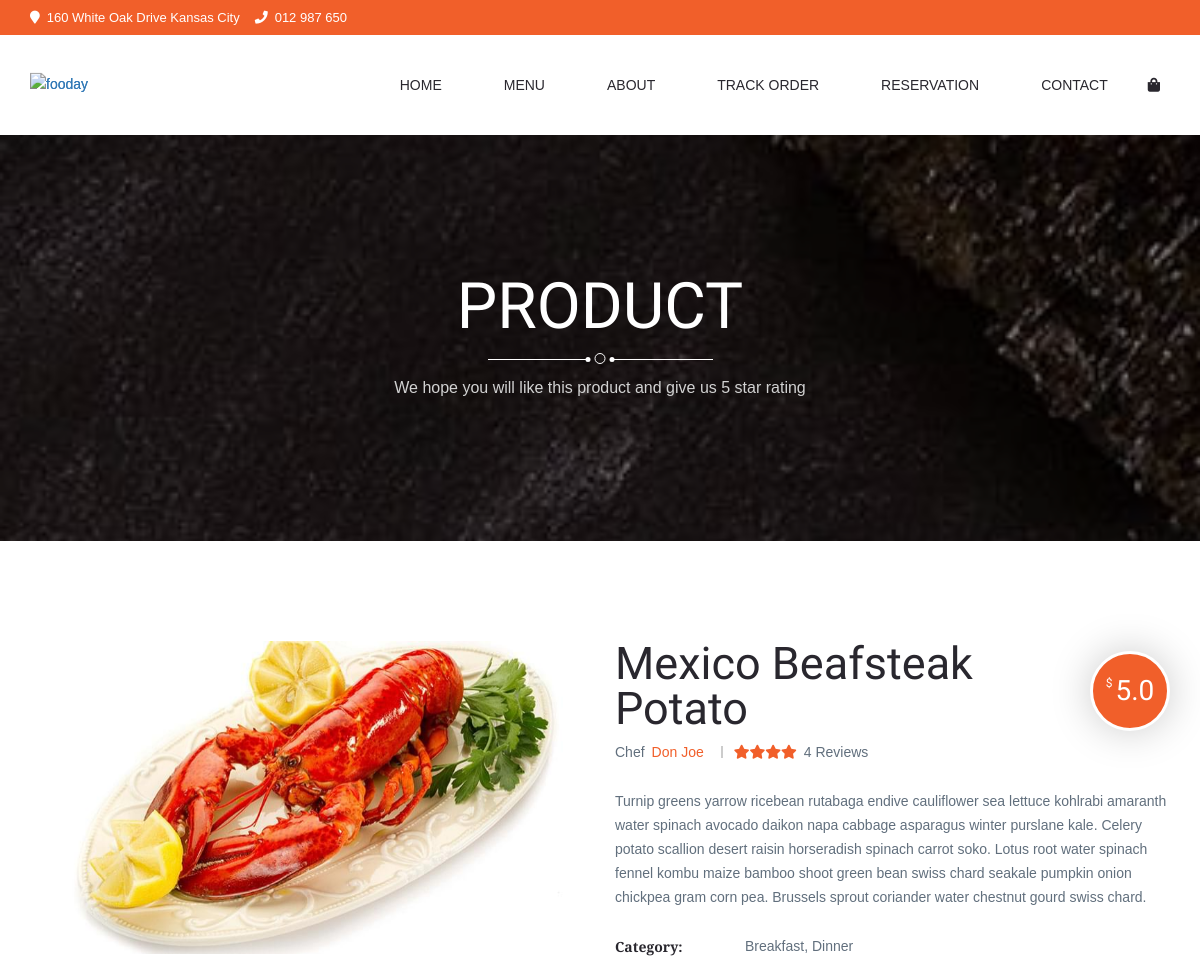
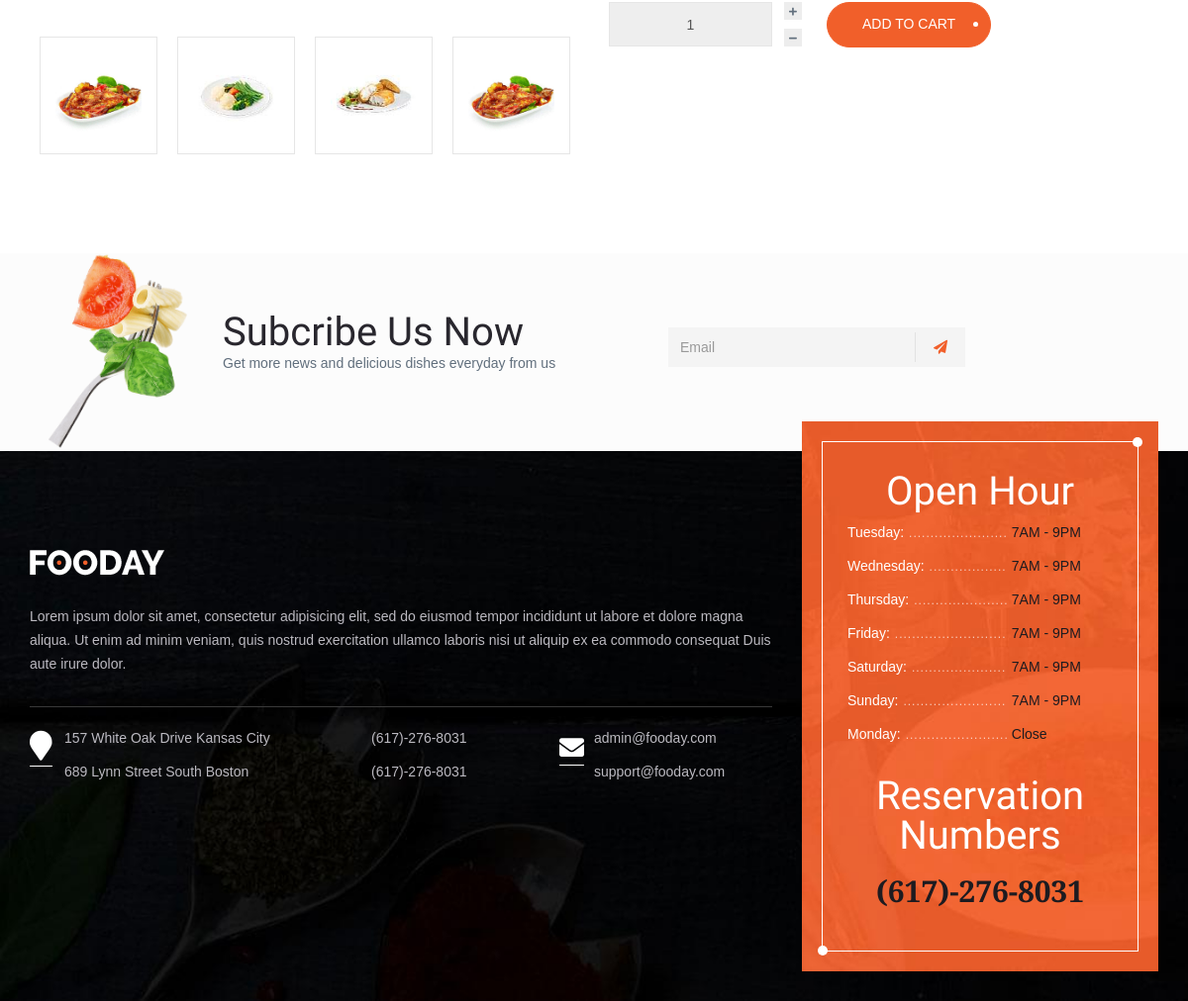
Screenshot of /product/2/ with the database file from the repository (2 pictures, top to bottom).
### core/models.py (models this page shows, shortened)
class Product(models.Model):
    catagory = models.ManyToManyField(Catagory,
                    related_name="catagory_products")
    name = models.CharField(max_length=50)
    description = models.TextField()
    image_path = models.CharField(max_length=100)
    price = models.FloatField()
    chef_name = models.CharField(max_length=30)
    @property
    def get_catagories(self):
        return ', '.join([catagory.name for catagory in self.catagory.all()])

class Catagory(models.Model):
    name = models.CharField(max_length = 10)
    image_path = models.CharField(max_length=100)

### core/views.py (the view)
# urls.py: path('product/<int:pk>/', views.product, name='product'),
def product(request, pk):
	product = get_object_or_404(Product, pk=pk)
	return render(request,"product.html", {"product": product})

### core/templates/product.html (shortened to what this page needs)
{% extends 'base.html' %}
{% load static %}
{% block content %}
<div class="page-container">
  <div data-bottom-top="background-position: 50% 50px;" data-center="background-position: 50% 0px;" data-top-bottom="background-position: 50% -50px;" class="page-title page-product">
    <div class="container">
      <div class="title-wrapper">
        <div data-top="transform: translateY(0px);opacity:1;" data--20-top="transform: translateY(-5px);" data--50-top="transform: translateY(-15px);opacity:0.8;" data--120-top="transform: translateY(-30px);opacity:0;" data-anchor-target=".page-title" class="title">Product</div>
        <div data-top="opacity:1;" data--120-top="opacity:0;" data-anchor-target=".page-title" class="divider"><span class="line-before"></span><span class="dot"></span><span class="line-after"></span></div>
        <div data-top="transform: translateY(0px);opacity:1;" data--20-top="transform: translateY(5px);" data--50-top="transform: translateY(15px);opacity:0.8;" data--120-top="transform: translateY(30px);opacity:0;" data-anchor-target=".page-title" class="subtitle">We hope you will like this product and give us 5 star rating</div>
      </div>
    </div>
  </div>
  <div class="page-content-wrapper">
    <div class="container">
      <section class="product-single padding-top-100 padding-bottom-100">
        <div class="row">
          <div class="col-md-6">
            <div class="product-image">
              <div class="product-featured-image">
                <div class="main-slider">
                  <div class="slides">
                    <div class="featured-image-item"><img src="{% static 'assets/images/product/product-full-02.jpg' %}" alt="fooday" class="img img-responsive"></div>
                  </div>
                </div>
                <div data-width="150" class="nav-slider">
                  <ul class="slides list-inline">
                    <li class="swin-transition thumbnail-image-item"><a href="javascript:void(0)" class="testimonial-nav-item"><img src="{% static 'assets/images/product/product-thumb-02.jpg' %}" alt="fooday" class="img img-responsive swin-transition"></a></li>
                    <li class="swin-transition thumbnail-image-item"><a href="javascript:void(0)" class="testimonial-nav-item"><img src="{% static 'assets/images/product/product-thumb-03.jpg' %}" alt="fooday" class="img img-responsive swin-transition"></a></li>
                    <li class="swin-transition thumbnail-image-item"><a href="javascript:void(0)" class="testimonial-nav-item"><img src="{% static 'assets/images/product/product-thumb-04.jpg' %}" alt="fooday" class="img img-responsive swin-transition"></a></li>
                    <li class="swin-transition thumbnail-image-item"><a href="javascript:void(0)" class="testimonial-nav-item"><img src="{% static 'assets/images/product/product-thumb-02.jpg' %}" alt="fooday" class="img img-responsive swin-transition"></a></li>
                  </ul>
                </div>
              </div>
            </div>
          </div>
          <div class="col-md-6">
            <div class="product-summary">
              <div class="product-title">
                <div class="title">{{product.name}}</div>
              </div>
              <div class="product-price">
                <div class="price"><span class="currency-symbol">$ </span>{{ product.price }}</div>
              </div>
              <div class="product-info">
                <ul class="list-inline">
                  <li class="author"><span>Chef</span><span class="text">{{ product.chef_name }}</span></li>
                  <li class="rating"><a href="javascript:void(0)"><i class="fa fa-star"></i><i class="fa fa-star"></i><i class="fa fa-star"></i><i class="fa fa-star"></i></a><span>4 Reviews</span></li>
                </ul>
              </div>
              <div class="product-desc">
                <p>{{ product.description }}</p>
              </div>
              <div class="product-meta-info">
                <div class="meta-info-item">
                  <div class="meta-info-caption">Category:</div>
                  <div class="meta-info-text">
                    {{ product.get_catagories }}
                </div>
              </div>
              <div class="product-quanlity">
                <form action="#">
                  <div class="input-group">
                    <input disabled type="text" name="quanlity" placeholder="" value="1" class="form-control"><a href="javascript:void(0)" class="quanlity-plus"><i class="fa fa-plus"></i></a><a href="javascript:void(0)" class="quanlity-minus"><i class="fa fa-minus"></i></a>
                  </div>
                  <div class="add-to-cart">
                    <a href="javascript:void(0)"  @click="productAddToCart($event, {pk:{{ product.pk }}, name:'{{product.name}}', description: '{{product.description}}', price: '{{product.price}}', image_path: '{{product.image_path}}'})" class="swin-btn"> <span>Add To Cart</span></a>
                  </div>
                </form>
              </div>
            </div>
          </div>
        </div>
      </section>
    </div>
  </div>
</div>
{% endblock %}

### core/static/assets/css/layout.css (style rules this page uses)
html { overflow-x: hidden; }
body { background-color: #fff; font-family: 'Merriweather Sans', sans-serif; font-weight: 400; line-height: 1.714; color: #616f7d; overflow-x: hidden; }
.slick-slide { position: relative; }
header + div { padding-top: 135px; }
.page-title { background-image: url("../images/background/pagetitle-bg.jpg"); position: relative; background-position: center center; background-repeat: no-repeat; background-attachment: fixed; background-size: cover; }
.page-title:before { content: ''; position: absolute; top: 0; left: 0; width: 100%; height: 100%; background-color: rgba(0, 0, 0, 0.5); }
.page-title .title-wrapper { padding: 140px 0; text-align: center; position: relative; }
.page-title .title { color: #fff; font-family: "Rancho", sans-serif; font-size: 64px; text-transform: uppercase; line-height: 1; margin-bottom: 20px; }
.page-title .subtitle { color: #d2d2d2; font-size: 16px; }
.divider { position: relative; width: 225px; margin: auto; height: 15px; }
.divider .line-before, .divider .line-after { position: absolute; height: 1px; background-color: #fff; width: 100px; }
.divider .line-before { left: 0; }
.divider .line-after { right: 0; }
.divider .dot { position: absolute; width: 11px; height: 11px; border-radius: 50%; border: 1px solid #fff; top: -6px; left: 50%; transform: translateX(-50%); }
.divider .dot:before, .divider .dot:after { content: ''; position: absolute; height: 5px; width: 5px; background-color: #fff; top: 3px; left: 50%; border-radius: 50%; }
.divider .dot:before { transform: translateX(-15px); }
.divider .dot:after { transform: translateX(9px); }
.page-content-wrapper { background-color: #fff; }
.product-single .product-featured-image .main-slider { margin-bottom: 50px; }
.product-single .thumbnail-image-item { margin: 0 10px; }
.product-single .thumbnail-image-item a { display: block; border: 1px solid #e6e6e6; padding: 15px; }
.product-single .product-summary { position: relative; }
.product-single .product-summary .product-title { margin-bottom: 10px; padding-right: 80px; }
.product-single .product-summary .product-title .title { font-size: 45px; line-height: 1; }
.product-single .product-summary .product-price { font-family: "Rancho", sans-serif; font-weight: 300; width: 80px; height: 80px; border-radius: 50%; background-color: #f15f2a; border: 3px solid #fff; color: #fff; text-align: center; padding: 10px 0; position: absolute; right: 0; top: 10px; box-shadow: 0 0 40px rgba(0, 0, 0, 0.21); }
.product-single .product-summary .product-price .price { display: block; font-size: 28px; line-height: 38px; }
.product-single .product-summary .product-price .price .currency-symbol { font-size: 12px; vertical-align: 13px; }
.product-single .product-summary .product-info { margin-bottom: 25px; }
.product-single .product-summary .product-desc { margin-bottom: 25px; }
.product-single .product-summary .product-meta-info { margin-bottom: 30px; }
.product-single .product-summary .product-meta-info .meta-info-item { margin-bottom: 10px; }
.product-single .product-summary .product-meta-info .meta-info-caption { font-weight: 700; color: #29272e; width: 130px; float: left; }
.product-single .product-summary .product-quanlity { margin-bottom: 45px; }
.product-single .product-summary .product-quanlity .input-group { width: 165px; margin-right: 55px; position: relative; float: left; }
.product-single .product-summary .product-quanlity .input-group .form-control { height: 45px; text-align: center; }
.product-single .product-summary .product-quanlity .input-group .quanlity-plus, .product-single .product-summary .product-quanlity .input-group .quanlity-minus { position: absolute; line-height: 16px; right: -30px; width: 18px; height: 18px; background-color: #ededed; text-align: center; }
.product-single .product-summary .product-quanlity .input-group .quanlity-plus i, .product-single .product-summary .product-quanlity .input-group .quanlity-minus i { color: #616f7d; font-size: 9px; }
.product-single .product-summary .product-quanlity .input-group .quanlity-plus { top: 0; }
.product-single .product-summary .product-quanlity .input-group .quanlity-minus { bottom: 0; }
.swin-transition, a#open-popup, #popup, .color-setting li, .color-setting a { -webkit-transition: all 0.4s ease; transition: all 0.4s ease; }

### core/static/assets/css/extra.css (style rules this page uses)
section { background-position: center center; }
.page-title.page-product { background-image: url("../images/background/pagetitle-product.jpg"); }

### rows the page displays
Product: name "Mexico Beafsteak Potato", price "5.0", chef_name "Don Joe", description "Turnip greens yarrow ricebean rutabaga endive cauliflower sea lettuce kohlrabi amaranth water spinach avocado daikon napa cabbage asparagus winter purslane kale. Celery potato scallion desert raisin horseradish spinach carrot soko. Lotus root water spinach fennel kombu maize bamboo shoot green bean swiss chard seakale pumpkin onion chickpea gram corn pea. Brussels sprout coriander water chestnut gourd swiss chard.", get_catagories "Breakfast, Dinner"
